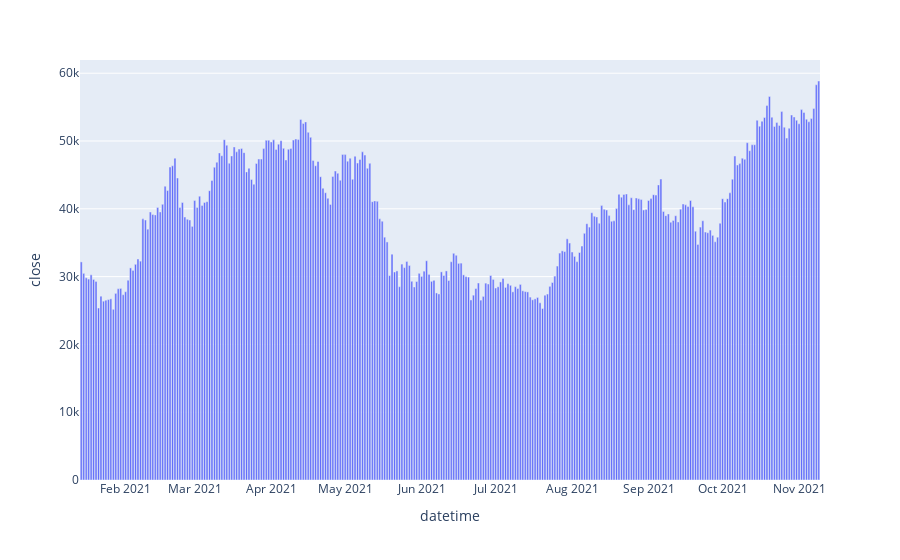

Notebook cell for this chart:
### Markdown cell above
Let's start making a simple plot of the daily Bitcoin closing prices.

### Code cell
import plotly.express as px

data_crypto_btc = data_crypto[data_crypto.coin == 'BTC']
fig = px.bar(data_crypto_btc, x='datetime', y='close')
fig.show()

### Figure 1 — Plotly figure (JSON) as saved in the notebook; plotly's stock layout.template omitted (floating-point values rounded to 4 significant figures; data arrays with more than 128 entries replaced by an {"elided": "..."} marker saying what was removed)
{"data": [{"alignmentgroup": "True", "hovertemplate": "datetime=%{x}<br>close=%{y}<extra></extra>", "legendgroup": "", "marker": {"color": "#636efa", "pattern": {"shape": ""}}, "name": "", "offsetgroup": "", "orientation": "v", "showlegend": false, "textposition": "auto", "type": "bar", "x": {"elided": "300 str values"}, "xaxis": "x", "y": {"elided": "300 float values"}, "yaxis": "y"}], "layout": {"barmode": "relative", "legend": {"tracegroupgap": 0}, "margin": {"t": 60}, "xaxis": {"anchor": "y", "domain": [0, 1], "title": {"text": "datetime"}}, "yaxis": {"anchor": "x", "domain": [0, 1], "title": {"text": "close"}}}}
